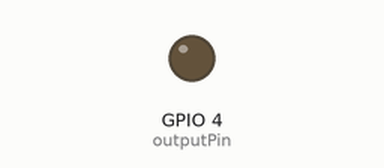
Bench run of a sketch on a simulated ESP32. On the bench: output pins drawn as LEDs (lit = HIGH). What the sketch prints to the serial monitor is not drawn.

Above: at 0.05 s.
Timing chart, 0 to 3.0 s (numbered marks = the images above):
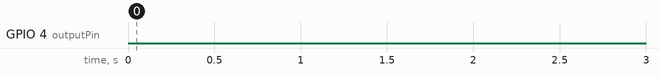

The sketch:

placeableAlarmUnit.ino
```cpp
#include <WiFi.h> // Control of wireless network connections for Wi-Fi enabled microcontrollers
#include <esp_now.h> // Wireless communication protocol

// GPIO 4
#define outputPin 4 // GPIO 4, the output pin that drives the LEDs

typedef struct{ // Typedef is used here to make an alias for this struct
  bool smokeDetectorAlarmTriggered; // Flag for the smoke detector alarm, for communication
} structMessage; // Alias name for this struct

structMessage incomingData = {false}; // Variable to hold the received data, default state set known state of false

bool alarmState = false; // Initial known state of alarm is off
unsigned long lastReceivedTime = 0; // Stores the time of the last received data
const unsigned long timeout = 5000; // Timing for a failsafe to trigger alarms if communication protocols were to fail and exceed this time, in ms (1000 ms = 1 s)

// Output Handling of LEDs
unsigned long lastBlinkTime = 0; // Last time that the LEDs blinked
const unsigned long blinkInterval = 200; // The interval of blinking in ms
bool LEDState = false; // True = LED on, False = LED off
bool previousAlarmState = false; // Stores the previous alarm state so we can detect the moment the alarm turns on

// Function to receive the mac address of the transmitter device, the incoming data in bytes, and the length of the incoming data
void onDataRecv(const esp_now_recv_info *info, const uint8_t *incomingDataBytes, int length){
  if(length == sizeof(incomingData)){ // Ensures the data is of proper length
  // Makes a copy of the data, incomingDataBytes, to the destination, incomingData, and copies the number of bytes equal to the size of the struct
    memcpy(&incomingData, incomingDataBytes, sizeof(incomingData));
    lastReceivedTime = millis(); // Obtains the current time of the currently received data
  }
  else{
    return; // The data was not of proper length, so return nothing and exit this function
  }

  // Changes the alarm state based on the incoming data that alters the boolean flag
  alarmState = incomingData.smokeDetectorAlarmTriggered;
}

void setup(){
  Serial.begin(115200); // Baud rate: speed for serial communication

  pinMode(outputPin, OUTPUT); // Establishes the outputPin as an output
  digitalWrite(outputPin, LOW); // Initialized defined state of low

  // Initialize timing
  lastReceivedTime = millis();

  // Sets the microcontroller in station mode, allowing it to send or receive data packets
  WiFi.mode(WIFI_STA);

  if(esp_now_init() != ESP_OK){ // Verifies if the ESP-NOW communication protocol has not been initialized properly
    Serial.println("Error initializing ESP-NOW communication"); // Error message
    return; // Exits the setup function by returning nothing
  }

  // This function makes the microcontroller listen for incoming ESP-NOW data, and to interrupt the current task to run the onDataRecv function
  esp_now_register_recv_cb(onDataRecv);
}

void loop(){
  // FAIL-SAFE CODE:
  // If more time than the timeout has passed since the last received message, force the alarm on
  if(millis() - lastReceivedTime > timeout){
    alarmState = true; // Trigger Alarm
  }

  // Turns the LEDs on the moment the alarmState becomes true. This is for the edge case so that we don't wait the blinkInterval before first turning on the LEDs
  if(alarmState && !previousAlarmState){ // If the alarm is on and it was previously off, meaning the alarm just turned on. This condition will only be satisfied when the alarm just turned on
    lastBlinkTime = millis(); // Store the current time in ms for comparisons in 2nd if statement below
    LEDState = true; // The LEDs are turned on, so the state is true
    digitalWrite(outputPin, HIGH); // Turn the LEDs on
  }

  if(alarmState){ // If the alarm is on
    unsigned long currentTime = millis(); // Takes the current time in ms, to be used as a comparison in the if statement below

    if(currentTime - lastBlinkTime >= blinkInterval){ // If more than 200 ms have passed since the LED blinked, then control the LED output
      lastBlinkTime = currentTime; // Stores the current time as the last time the LED blinked, so that this can be used for the iteration of the loop() for the if statement
      LEDState = !LEDState; // Switches the LED state to the opposite state so that the LED can be on or off for 200 ms
      digitalWrite(outputPin, LEDState); // The LEDs are controlled by the LEDState so that they are either on or off for 200 ms, making them flash each time this if statement is ran
    }
  }
  else{ // The alarm is not on
    digitalWrite(outputPin, LOW); // Turns the LEDs off
    LEDState = false; // Sets the state to false because the LEDs are not on, and also resets it in the case that the alarm was on, so that LEDState is handled properly in the nested if
  }

  // Changes the previousAlarmState to be the current alarmState each iteration of the loop(), to handle whether the alarm just turned on after being off
  previousAlarmState = alarmState;


  Serial.println(alarmState); // Prints the current alarm state for testing verification

  delay(10); // Very small delay to prevent the loop from running too fast and flooding the serial output
}
```

Measured:
- by itself, GPIO 4 (outputPin): LOW → HIGH at 5.0 s, → LOW 0.20 s later, → HIGH 0.20 s later, → LOW 0.20 s later, … (618 changes in this stretch)
